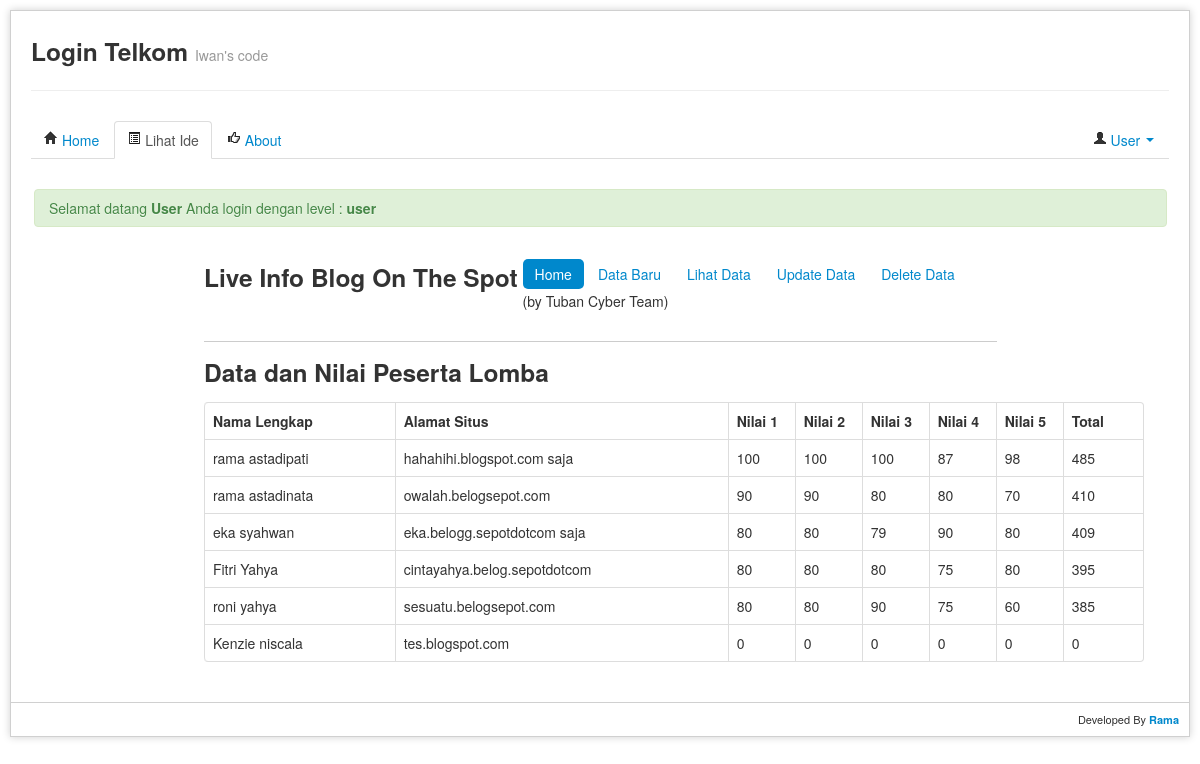
Screenshot of /telkomgm/index.php?app=ide (signed in) with the database file from the repository.
### tables this page shows
CREATE TABLE IF NOT EXISTS `lombacuy` (
  `id` int(10) NOT NULL AUTO_INCREMENT,
  `namadepan` varchar(30) NOT NULL,
  `namaakhir` varchar(30) NOT NULL,
  `alamat` text NOT NULL,
  `jeniskelamin` varchar(10) NOT NULL,
  `alamatsitus` varchar(70) NOT NULL,
  `nilai1` int(6) NOT NULL,
  `nilai2` int(6) NOT NULL,
  `nilai3` int(6) NOT NULL,
  `nilai4` int(6) NOT NULL,
  `nilai5` int(6) NOT NULL,
  `total` int(8) NOT NULL,
  PRIMARY KEY (`id`)
);

### telkomgm/app/ide.php (the view, shortened to what this page needs)
<?php include 'template-parts/header.php' ?>
<div class="container home">
		<h3> Data dan Nilai Peserta Lomba </h3>
		<table class="table table-bordered table-hover">
              <thead>
                <tr>
                  <th >Nama Lengkap</th>
		  <th>Alamat Situs</th>
                  <th width="50px">Nilai 1</th>
                  <th width="50px">Nilai 2</th>
                  <th width="50px">Nilai 3</th>
                  <th width="50px">Nilai 4</th>
                  <th width="50px">Nilai 5</th>
                  <th>Total</th>
                </tr>
              </thead>
              <tbody>
			  <?php
                                $result = mysql_query("SELECT namadepan,namaakhir,alamatsitus,nilai1,nilai2,nilai3,nilai4,nilai5,(nilai1+nilai2+nilai3+nilai4+nilai5)as total FROM lombacuy ORDER BY total DESC");
				while($data = mysql_fetch_object($result) ):
			  ?>
                <tr>
                  <td><?php echo $data->namadepan." ".$data->namaakhir ?></td>
                  <td><?php echo $data->alamatsitus?></td>
                  <td><?php echo $data->nilai1?></td>
                  <td><?php echo $data->nilai2?></td>
                  <td><?php echo $data->nilai3?></td>
                  <td><?php echo $data->nilai4?></td>
                  <td><?php echo $data->nilai5?></td>
                  <td><?php echo $data->total?></td>
                </tr>
			  <?php
				endwhile;
			   ?>
              </tbody>
		</table>
</div>
</div>
</body>
</html>

### telkomgm/asset/css/style.css (style rules this page uses)
body { background-color: #fff; margin: 40px; font: 13px/20px normal Helvetica, Arial, sans-serif; color: #4F5155; }
td { white-space:inherit; }

### rows the page displays
lombacuy: namadepan "rama", namaakhir "astadipati", alamatsitus "hahahihi.blogspot.com saja", nilai1 "100", nilai2 "100", nilai3 "100", nilai4 "87", nilai5 "98", total "485"
lombacuy: namadepan "rama", namaakhir "astadinata", alamatsitus "owalah.belogsepot.com", nilai1 "90", nilai2 "90", nilai3 "80", nilai4 "80", nilai5 "70", total "410"
lombacuy: namadepan "eka", namaakhir "syahwan", alamatsitus "eka.belogg.sepotdotcom saja", nilai1 "80", nilai2 "80", nilai3 "79", nilai4 "90", nilai5 "80", total "409"
lombacuy: namadepan "Fitri", namaakhir "Yahya", alamatsitus "cintayahya.belog.sepotdotcom", nilai1 "80", nilai2 "80", nilai3 "80", nilai4 "75", nilai5 "80", total "395"
lombacuy: namadepan "roni", namaakhir "yahya", alamatsitus "sesuatu.belogsepot.com", nilai1 "80", nilai2 "80", nilai3 "90", nilai4 "75", nilai5 "60", total "385"
lombacuy: namadepan "Kenzie", namaakhir "niscala", alamatsitus "tes.blogspot.com", nilai1 "0", nilai2 "0", nilai3 "0", nilai4 "0", nilai5 "0", total "0"

### other values shown
$_SESSION['nama'] "User"
$_SESSION['pesan'] "Selamat datang User Anda login dengan level : user"
